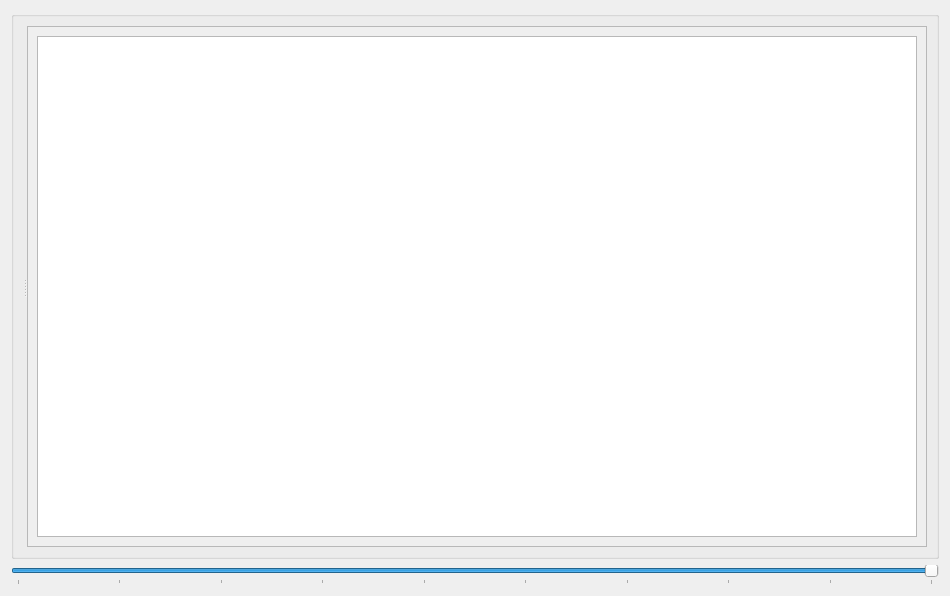
<?xml version="1.0" encoding="UTF-8"?>
<ui version="4.0">
 <class>Dialog_code_context_image</class>
 <widget class="QDialog" name="Dialog_code_context_image">
  <property name="geometry">
   <rect>
    <x>0</x>
    <y>0</y>
    <width>950</width>
    <height>596</height>
   </rect>
  </property>
  <property name="windowTitle">
   <string>View Image</string>
  </property>
  <layout class="QGridLayout" name="gridLayout">
   <item row="3" column="0">
    <widget class="QSlider" name="horizontalSlider">
     <property name="minimum">
      <number>9</number>
     </property>
     <property name="singleStep">
      <number>3</number>
     </property>
     <property name="value">
      <number>99</number>
     </property>
     <property name="orientation">
      <enum>Qt::Horizontal</enum>
     </property>
     <property name="tickPosition">
      <enum>QSlider::TicksBelow</enum>
     </property>
     <property name="tickInterval">
      <number>10</number>
     </property>
    </widget>
   </item>
   <item row="2" column="0">
    <widget class="QGroupBox" name="groupBox">
     <property name="title">
      <string/>
     </property>
     <layout class="QGridLayout" name="gridLayout_2">
      <item row="0" column="0">
       <widget class="QSplitter" name="splitter_2">
        <property name="orientation">
         <enum>Qt::Horizontal</enum>
        </property>
        <widget class="QSplitter" name="splitter">
         <property name="orientation">
          <enum>Qt::Vertical</enum>
         </property>
        </widget>
        <widget class="QScrollArea" name="scrollArea">
         <property name="widgetResizable">
          <bool>true</bool>
         </property>
         <widget class="QWidget" name="scrollAreaWidgetContents">
          <property name="geometry">
           <rect>
            <x>0</x>
            <y>0</y>
            <width>902</width>
            <height>506</height>
           </rect>
          </property>
          <layout class="QGridLayout" name="gridLayout_3">
           <item row="0" column="0">
            <widget class="QGraphicsView" name="graphicsView"/>
           </item>
          </layout>
         </widget>
        </widget>
       </widget>
      </item>
     </layout>
    </widget>
   </item>
  </layout>
 </widget>
 <resources/>
 <connections/>
</ui>
